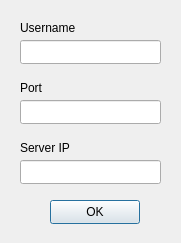
<?xml version="1.0" encoding="UTF-8"?>
<ui version="4.0">
 <class>ConfigDialog</class>
 <widget class="QDialog" name="ConfigDialog">
  <property name="geometry">
   <rect>
    <x>0</x>
    <y>0</y>
    <width>181</width>
    <height>243</height>
   </rect>
  </property>
  <property name="windowTitle">
   <string>Dialog</string>
  </property>
  <widget class="QLabel" name="cnfgUsernameLabel">
   <property name="geometry">
    <rect>
     <x>20</x>
     <y>20</y>
     <width>101</width>
     <height>16</height>
    </rect>
   </property>
   <property name="text">
    <string>Username</string>
   </property>
  </widget>
  <widget class="QLineEdit" name="cnfgUsernameEdit">
   <property name="geometry">
    <rect>
     <x>20</x>
     <y>40</y>
     <width>141</width>
     <height>24</height>
    </rect>
   </property>
  </widget>
  <widget class="QLabel" name="cnfgPortLabel">
   <property name="geometry">
    <rect>
     <x>20</x>
     <y>80</y>
     <width>66</width>
     <height>16</height>
    </rect>
   </property>
   <property name="text">
    <string>Port</string>
   </property>
  </widget>
  <widget class="QLineEdit" name="cnfgPortEdit">
   <property name="geometry">
    <rect>
     <x>20</x>
     <y>100</y>
     <width>141</width>
     <height>24</height>
    </rect>
   </property>
  </widget>
  <widget class="QLabel" name="cnfgServerIPLabel">
   <property name="geometry">
    <rect>
     <x>20</x>
     <y>140</y>
     <width>66</width>
     <height>16</height>
    </rect>
   </property>
   <property name="text">
    <string>Server IP</string>
   </property>
  </widget>
  <widget class="QLineEdit" name="cnfgServerIPEdit">
   <property name="geometry">
    <rect>
     <x>20</x>
     <y>160</y>
     <width>141</width>
     <height>24</height>
    </rect>
   </property>
  </widget>
  <widget class="QPushButton" name="cnfgOkButton">
   <property name="geometry">
    <rect>
     <x>50</x>
     <y>200</y>
     <width>90</width>
     <height>24</height>
    </rect>
   </property>
   <property name="text">
    <string>OK</string>
   </property>
  </widget>
 </widget>
 <resources/>
 <connections/>
</ui>
